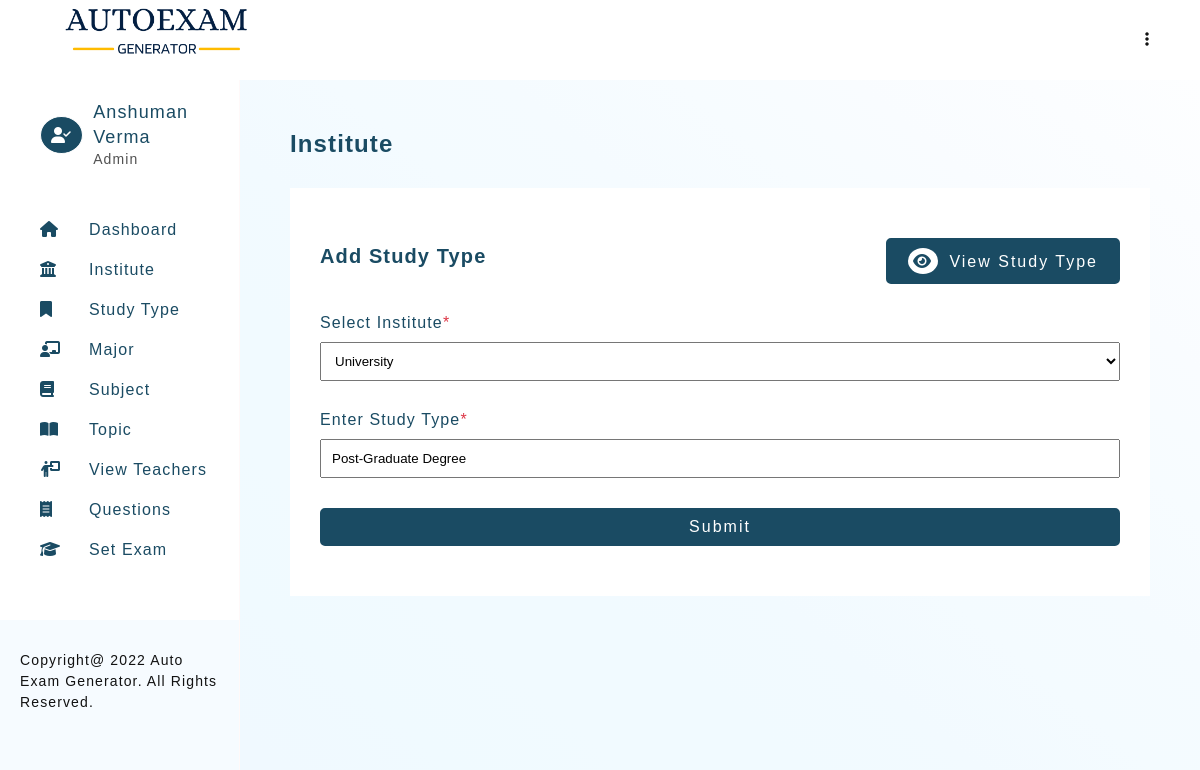
/studyType.php?edit=2 (signed in), run on the app's committed database.
### tables this page shows
CREATE TABLE `teacher_profile` (
  `teacher_id` int PRIMARY KEY AUTO_INCREMENT,
  `teacher_firstname` varchar(30) NOT NULL,
  `teacher_lastname` varchar(30) NOT NULL,
  `email` varchar(50) UNIQUE,
  `password` varchar(100) NOT NULL,
  `type` ENUM('Admin','Teacher') NOT NULL DEFAULT 'Teacher',
  `addedOn` DATETIME DEFAULT CURRENT_TIMESTAMP
);

CREATE TABLE `type_of_study`(
    `type_of_study_id` int PRIMARY KEY AUTO_INCREMENT,
    `study_name` text,
    `institute_id` int,
    `studyAddedBy` int,
   `studyAddedOn` DATETIME DEFAULT CURRENT_TIMESTAMP,
    FOREIGN KEY (`studyAddedBy`) REFERENCES `teacher_profile`(`teacher_id`) ON UPDATE CASCADE ON DELETE SET NULL,
    FOREIGN KEY (`institute_id`) REFERENCES `institute`(`institute_id`) ON UPDATE CASCADE ON DELETE SET NULL
);

### includes/config.php (called while the page is built, shortened)
<?php
    $sitename = "Auto Exam Generator";

### studyType.php (the view, shortened to what this page needs)
<?php
    require_once './templates/header.php';
    $studyName = $instituteId = '';
    if(isset($_GET['edit']))
    {
        $studyTypeQ = mysqli_query($connection, "SELECT * FROM `type_of_study` WHERE `type_of_study_id` = '$_GET[edit]'" );
        if(mysqli_num_rows($studyTypeQ) == 1 )
        {
            $studyRow = mysqli_fetch_assoc($studyTypeQ);
            $instituteId = $studyRow['institute_id'];
            $studyName = $studyRow['study_name'];
        }
    }
?>
<section>
    <h3 class="heading">Institute</h3>
    <div class="card">
        <div class="card-heading">
            <div>
                <h4 class="sub-heading">Add Study Type</h4>
            </div>
            <a href="studyType-view.php" class="btn btn-green"><i class="fa-solid fa-eye"></i> View Study Type</a>
        </div>
        <form method="post" class="form-container g-large">
            <div>
                <label for="institute">Select Institute<span class="text-red">*</span></label>
                <select name="institute" id="institute" class="form-control" autofocus>
                <?php
                    $instituteQ = mysqli_query($connection, "SELECT * FROM `institute`" );
                    if(mysqli_num_rows($instituteQ) >= 1 )
                    {
                        while($instituteRow = mysqli_fetch_assoc($instituteQ))
                        {
                            if($instituteId == $instituteRow['institute_id'])
                            {
                                echo "<option value=\"$instituteRow[institute_id]\" selected>$instituteRow[institute_name]</option>";
                            }
                            else
                            {
                                echo "<option value=\"$instituteRow[institute_id]\">$instituteRow[institute_name]</option>";
                            }
                        }
                    }
                ?>
                </select>
            </div>
            <div>
                <label for="study">Enter Study Type<span class="text-red">*</span></label>
                <input type="text" name="study" id="study" class="form-control" placeholder="Enter study" autofocus value="<?= $studyName; ?>">
            </div>
            <button type="submit" name="submit" class="btn btn-green">Submit</button>
        </form>
    </div>
</section>
<?php
    require_once './templates/footer.php';
?>

### templates/header.php (shortened to what this page needs)
<?php
    require './includes/config.php';
    require_once './includes/connection.php';
    if(isset($_SESSION['user']))
    {
        $userQuery = mysqli_query($connection, "SELECT * FROM teacher_profile WHERE email = '$_SESSION[user]'");
        $userRow = mysqli_fetch_assoc($userQuery);
    }
?>
<!DOCTYPE html>
<html lang="en">
<head>
    <link rel="stylesheet" href="./assets/css/main.css">
    <link rel="stylesheet" href="./assets/css/style.css">
    <link rel="stylesheet" href="https://cdnjs.cloudflare.com/ajax/libs/font-awesome/6.1.1/css/all.min.css">
</head>
<body>
    <header class="admin-header">
        <h1 class="title">
            <img src="./assets/images/logo.png" alt="Auto Exam Generator" height="60px">
        </h1>
        <div>
            <ul>
                <li class="dropmenu">
                    <a href="#"><i class="fa-solid fa-ellipsis-vertical"></i></a>
                </li>
            </ul>
        </div>
    </header>
    <aside id="asideMenu">
        <div class="profile-header" id="profile-header2">
            <?php
                if($_SESSION['userType'] == 'Admin')
                {
                    echo "<i class=\"fa-solid fa-user-check\"></i>";
                }
                else
                {
                    echo "<i class=\"fa-solid fa-user\"></i>";
                }
            ?>
            <div>
                <h2>
                    <?=
                        $userRow['teacher_firstname'] ." ". $userRow['teacher_lastname']
                    ?>
                </h2>
                <p> <?=  $_SESSION['userType']; ?> </p>
            </div>
        </div>
        <section id="nav-header">
            <nav>
                <ul class="navbar">
                    <li><a href="dashboard.php"><i class="fa-solid fa-house"></i><span>Dashboard</span></a></li>
                            <li><a href="institute-view.php"><i class="fa-solid fa-building-columns"></i><span>Institute</span></a></li>
                            <li><a href="studyType-view.php"><i class="fa-solid fa-bookmark"></i><span>Study Type</span></a></li>
                            <li><a href="major-view.php"><i class="fa-solid fa-chalkboard-user"></i><span>Major</span></a></li>
                            <li><a href="subject-view.php"><i class="fa-solid fa-book"></i><span>Subject</span></a></li>
                            <li><a href="topic-view.php"><i class="fa-solid fa-book-open"></i><span>Topic</span></a></li>
                    <?php
                        if($_SESSION['userType'] == 'Admin')
                        {
                    ?>
                            <li><a href="teacher-view.php"><i class="fa-solid fa-person-chalkboard"></i><span>View Teachers</span></a></li>
                    <?php
                        }
                    ?>
                    <li><a href="question-view.php"><i class="fa-solid fa-receipt"></i><span>Questions</span></a></li>
                    <li><a href="setExam-1.php"><i class="fa-solid fa-graduation-cap"></i><span>Set Exam</span></a></li>
                </ul>
            </nav>
        </section>
        <footer class="copyright">Copyright@
            <?= date("Y"); ?>
            <?= $sitename; ?>. All Rights Reserved.
        </footer>
    </aside>
    <main>

### assets/css/main.css (style rules this page uses)
* { margin: 0; padding: 0; box-sizing: border-box; }
body { font-family: 'Gill Sans', 'Gill Sans MT', Calibri, 'Trebuchet MS', sans-serif; color: #121212; letter-spacing: 0.07em; }
html { scroll-behavior: smooth; }
a { text-decoration: none; }
ul { list-style: none; }
.text-red { color: #dc3545; }
.btn { padding: 8px 20px; border-radius: 5px; transition: all 0.2s; letter-spacing: 2px; font-size: 16px; }
.btn i { border-radius: 50%; padding: 5px; margin-right: 5px; transition: all 0.2s; }
.btn-green { background-color: #1a4b63; color: #fff; border: solid 2px #1a4b63; }
.btn-green i { background-color: #fff; color: #1a4b63; }

### assets/css/style.css (style rules this page uses)
:root { --primary-color: #1a4b63; }
body { color: #121212; }
.admin-header { padding: 0 50px; background-color: #fff; display: flex; justify-content: space-between; width: 100%; z-index: 12; height: 10vh; line-height: 10vh; position: fixed; top: 0; left: 0; }
.admin-header .dropmenu { position: relative; text-align: right; }
.admin-header .dropmenu a { color: #121212; }
aside { width: 50%; background-color: #fff; height: 100%; overflow: auto; position: fixed; display: flex; flex-direction: column; justify-content: space-between; border-right: solid 1px rgb(255, 249, 249); display: none; background-color: #f6fbff; }
aside > #nav-header { padding: 20px 20px 50px 40px; display: grid; grid-template-columns: 1fr; row-gap: 20px; align-content: start; background-color: #fff; }
h1.title { color: var(--primary-color); font-size: 18px; }
.profile-header { display: flex; justify-content: flex-start; align-items: center; line-height: 1.4; padding: 20px 20px 20px 40px; background-color: #fff; }
.profile-header > i { border-radius: 50%; color: #fff; border: solid 1px; padding: 10px; background-color: var(--primary-color); margin-right: 10px; }
.profile-header > div > h2 { color: var(--primary-color); font-size: 18px; font-weight: normal; }
.profile-header > div > p { color: #515151; font-size: 14px; }
aside > #nav-header > nav > ul { line-height: 2.5; }
aside > #nav-header > nav > ul > li > a { color: var(--primary-color); font-size: 16px; display: block; }
aside > #nav-header > nav > ul > li > a > i { display: inline-block; width: 30px; }
aside > #nav-header > nav > ul > li > a > span { margin-left: 19px; }
aside > footer { background-color: #f6fbff; padding: 30px 20px 30px; line-height: 1.5; font-size: 14px; }
main { background-image: linear-gradient(to right top, #f0f9ff, #f0f9ff, #f0faff, #f1faff, #f1faff, #f2faff, #f4fbff, #f5fbff, #f7fcff, #f9fcff, #fbfdff, #fdfeff); min-height: 100vh; padding: 50px 50px; margin-top: 10vh; }
main > section { margin-bottom: 100px; }
.heading { color: var(--primary-color); margin-bottom: 30px; font-size: 24px; font-weight: 600; }
.sub-heading { color: var(--primary-color); margin-bottom: 10px; font-size: 20px; font-weight: 600; }
.card { background-color: #fff; padding: 50px 30px; }
.card-heading { display: flex; justify-content: space-between; align-items: center; margin-bottom: 30px; flex-direction: column; }
.form-container { display: grid; grid-template-columns: 1fr; }
.g-large { grid-gap: 30px; }
.form-container > div > label, .form-label { display: block; color: var(--primary-color); margin-bottom: 10px; }
.form-container .form-control { width: 100%; padding: 10px; }
.form-container > button { grid-template-columns: 200px; }
@media (min-width: 992px) { aside { display: block; width: 20%; } }
@media (min-width: 992px) { main { margin-left: 20%; width: 80%; } }
@media (min-width: 992px) { .card-heading { flex-direction: row; } }
.form-control { display: block; width: 100%; padding: 10px; }

### data on the page
teacher_profile: teacher_firstname "Anshuman", teacher_lastname "Verma"
type_of_study: study "Post-Graduate Degree"

### other printed values
$_SESSION['userType'] "Admin"
$sitename "Auto Exam Generator"
form field institute "University"
